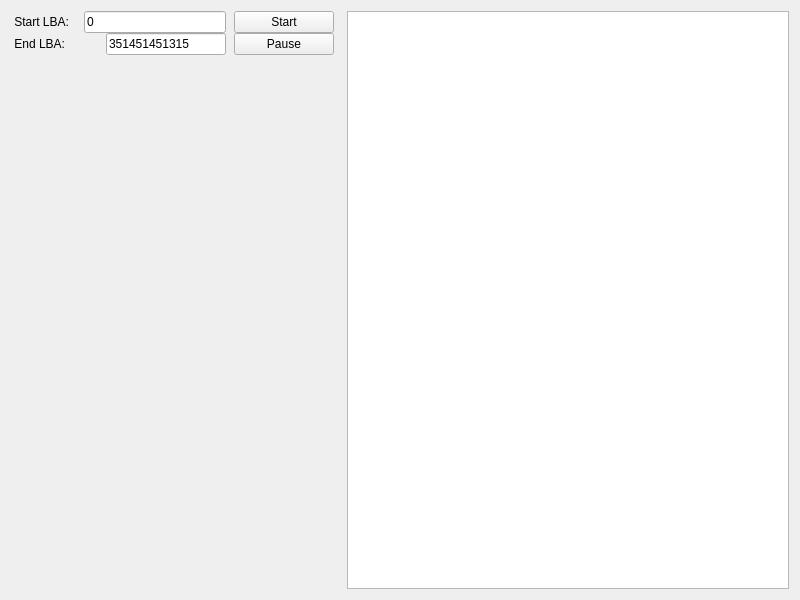
<?xml version="1.0" encoding="UTF-8"?>
<ui version="4.0">
 <class>TestingTab</class>
 <widget class="QWidget" name="TestingTab">
  <property name="geometry">
   <rect>
    <x>0</x>
    <y>0</y>
    <width>800</width>
    <height>600</height>
   </rect>
  </property>
  <property name="maximumSize">
   <size>
    <width>800</width>
    <height>600</height>
   </size>
  </property>
  <property name="windowTitle">
   <string/>
  </property>
  <layout class="QGridLayout" name="gridLayout_2">
   <item row="0" column="0">
    <layout class="QHBoxLayout" name="horizontalLayout_5">
     <property name="spacing">
      <number>0</number>
     </property>
     <item>
      <layout class="QVBoxLayout" name="verticalLayout_4">
       <item>
        <layout class="QGridLayout" name="gridLayout" rowminimumheight="0">
         <property name="horizontalSpacing">
          <number>8</number>
         </property>
         <item row="0" column="0">
          <layout class="QVBoxLayout" name="verticalLayout_2">
           <property name="spacing">
            <number>0</number>
           </property>
           <item>
            <layout class="QHBoxLayout" name="horizontalLayout">
             <item>
              <widget class="QLabel" name="label">
               <property name="text">
                <string> Start LBA: </string>
               </property>
              </widget>
             </item>
             <item>
              <spacer name="horizontalSpacer_3">
               <property name="orientation">
                <enum>Qt::Horizontal</enum>
               </property>
               <property name="sizeType">
                <enum>QSizePolicy::Minimum</enum>
               </property>
               <property name="sizeHint" stdset="0">
                <size>
                 <width>11</width>
                 <height>20</height>
                </size>
               </property>
              </spacer>
             </item>
             <item>
              <widget class="QLineEdit" name="lineEdit_2">
               <property name="minimumSize">
                <size>
                 <width>120</width>
                 <height>0</height>
                </size>
               </property>
               <property name="text">
                <string>0</string>
               </property>
              </widget>
             </item>
            </layout>
           </item>
           <item>
            <layout class="QHBoxLayout" name="horizontalLayout_3">
             <item>
              <widget class="QLabel" name="label_3">
               <property name="text">
                <string> End LBA: </string>
               </property>
              </widget>
             </item>
             <item>
              <spacer name="horizontalSpacer">
               <property name="orientation">
                <enum>Qt::Horizontal</enum>
               </property>
               <property name="sizeType">
                <enum>QSizePolicy::Maximum</enum>
               </property>
               <property name="sizeHint" stdset="0">
                <size>
                 <width>37</width>
                 <height>20</height>
                </size>
               </property>
              </spacer>
             </item>
             <item>
              <widget class="QLineEdit" name="lineEdit">
               <property name="minimumSize">
                <size>
                 <width>120</width>
                 <height>0</height>
                </size>
               </property>
               <property name="text">
                <string>351451451315</string>
               </property>
              </widget>
             </item>
            </layout>
           </item>
          </layout>
         </item>
         <item row="0" column="1">
          <layout class="QVBoxLayout" name="verticalLayout">
           <property name="spacing">
            <number>0</number>
           </property>
           <item>
            <widget class="QPushButton" name="pushButton_6">
             <property name="minimumSize">
              <size>
               <width>100</width>
               <height>0</height>
              </size>
             </property>
             <property name="text">
              <string>Start</string>
             </property>
            </widget>
           </item>
           <item>
            <widget class="QPushButton" name="pushButton_5">
             <property name="minimumSize">
              <size>
               <width>100</width>
               <height>0</height>
              </size>
             </property>
             <property name="text">
              <string>Pause</string>
             </property>
            </widget>
           </item>
          </layout>
         </item>
        </layout>
       </item>
       <item>
        <spacer name="verticalSpacer">
         <property name="orientation">
          <enum>Qt::Vertical</enum>
         </property>
         <property name="sizeHint" stdset="0">
          <size>
           <width>20</width>
           <height>40</height>
          </size>
         </property>
        </spacer>
       </item>
      </layout>
     </item>
     <item>
      <spacer name="horizontalSpacer_5">
       <property name="orientation">
        <enum>Qt::Horizontal</enum>
       </property>
       <property name="sizeType">
        <enum>QSizePolicy::Minimum</enum>
       </property>
       <property name="sizeHint" stdset="0">
        <size>
         <width>13</width>
         <height>20</height>
        </size>
       </property>
      </spacer>
     </item>
     <item>
      <widget class="QTableView" name="tableView">
       <property name="sizePolicy">
        <sizepolicy hsizetype="Expanding" vsizetype="Expanding">
         <horstretch>6</horstretch>
         <verstretch>0</verstretch>
        </sizepolicy>
       </property>
       <property name="minimumSize">
        <size>
         <width>420</width>
         <height>0</height>
        </size>
       </property>
      </widget>
     </item>
    </layout>
   </item>
  </layout>
 </widget>
 <resources/>
 <connections/>
</ui>
